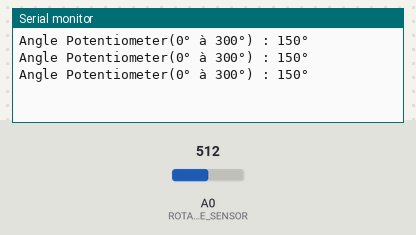
Simulated run of this sketch. Board: Arduino Uno, built with avr-gcc and run on an emulated ATmega328P. Parts: the last lines printed to the serial monitor. The inputs (shaded band) are chosen by the test bench; at power-on: A0 (ROTARY_ANGLE_SENSOR) = 512.

Above: at 1.3 s.
1.4 s: A0 (ROTARY_ANGLE_SENSOR) set to 716
At 1.9 s:
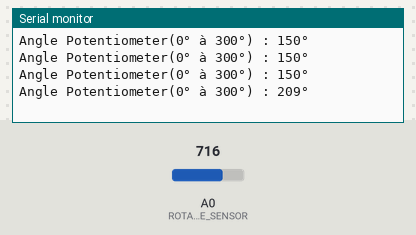
2.9 s: A0 (ROTARY_ANGLE_SENSOR) set to 900
At 3.4 s:
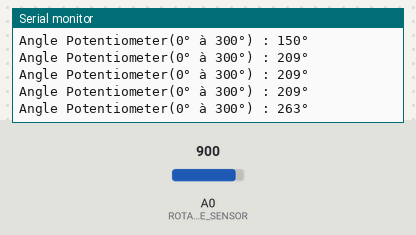
Timing chart, 0 to 5.9 s (numbered marks = the images above; inputs shaded):
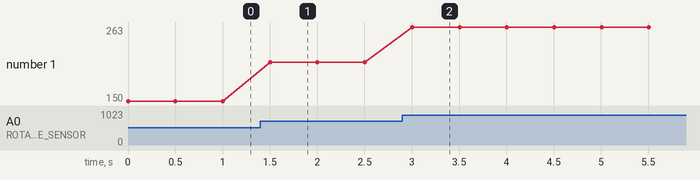

Measured:
- after the input at 1.4 s, the serial monitor: prints a new line after 0.10 s (image 1)
- after the input at 2.9 s, the serial monitor: prints a new line after 0.10 s (image 2)
- plotted number 1: 150 → 209 after the input at 1.4 s, 209 → 263 after the input at 2.9 s

The sketch:

Potentiometer_rotatif_GROVE.ino
```cpp
/*
    ** Mesure Angle (0° à 300°) Potemtiometre module Grove **
       PIN A0 Module shield GROVE
       Baud rate 9600 -> Moniteur série
*/

#define ROTARY_ANGLE_SENSOR A0
#define ADC_REF 5
#define GROVE_VCC 5
#define FULL_ANGLE 300

void setup() {
  Serial.begin(9600);
  pinMode(ROTARY_ANGLE_SENSOR, INPUT);
}

void loop() {
  int degrees;
  degrees = getDegree();
  Serial.print("Angle Potentiometer(0° à 300°) : ");
  Serial.print(degrees);
  Serial.print("°");
  Serial.println();
  delay(500);
}

int getDegree() {
  int sensor_value = analogRead(ROTARY_ANGLE_SENSOR);
  float voltage;
  voltage = (float)sensor_value * ADC_REF / 1023;
  float degrees = (voltage * FULL_ANGLE) / GROVE_VCC;
  return degrees;
}
```
